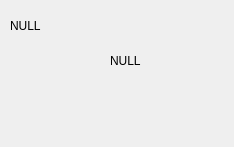
<?xml version="1.0" encoding="UTF-8"?>
<ui version="4.0">
 <class>SingleSheetShow</class>
 <widget class="QWidget" name="SingleSheetShow">
  <property name="geometry">
   <rect>
    <x>0</x>
    <y>0</y>
    <width>234</width>
    <height>147</height>
   </rect>
  </property>
  <property name="windowTitle">
   <string>Form</string>
  </property>
  <widget class="QLabel" name="label_image">
   <property name="geometry">
    <rect>
     <x>10</x>
     <y>53</y>
     <width>81</width>
     <height>81</height>
    </rect>
   </property>
   <property name="text">
    <string/>
   </property>
  </widget>
  <widget class="QLabel" name="label_songSheetName">
   <property name="geometry">
    <rect>
     <x>10</x>
     <y>10</y>
     <width>211</width>
     <height>31</height>
    </rect>
   </property>
   <property name="text">
    <string>NULL</string>
   </property>
  </widget>
  <widget class="QLabel" name="label_creator">
   <property name="geometry">
    <rect>
     <x>110</x>
     <y>50</y>
     <width>111</width>
     <height>21</height>
    </rect>
   </property>
   <property name="text">
    <string>NULL</string>
   </property>
  </widget>
  <widget class="QLabel" name="label_songsCount">
   <property name="geometry">
    <rect>
     <x>131</x>
     <y>80</y>
     <width>31</width>
     <height>21</height>
    </rect>
   </property>
   <property name="text">
    <string>&lt;html&gt;&lt;head/&gt;&lt;body&gt;&lt;p&gt;&lt;img src=&quot;:/new/prefix1/image/songsCount.png&quot;/&gt;&lt;/p&gt;&lt;/body&gt;&lt;/html&gt;</string>
   </property>
  </widget>
  <widget class="QLabel" name="label_playCount">
   <property name="geometry">
    <rect>
     <x>131</x>
     <y>110</y>
     <width>91</width>
     <height>21</height>
    </rect>
   </property>
   <property name="text">
    <string>&lt;html&gt;&lt;head/&gt;&lt;body&gt;&lt;p&gt;&lt;img src=&quot;:/new/prefix1/image/playCounts.png&quot;/&gt;&lt;/p&gt;&lt;/body&gt;&lt;/html&gt;</string>
   </property>
  </widget>
  <widget class="QLabel" name="label_playCountImage">
   <property name="geometry">
    <rect>
     <x>110</x>
     <y>110</y>
     <width>21</width>
     <height>21</height>
    </rect>
   </property>
   <property name="text">
    <string/>
   </property>
  </widget>
  <widget class="QLabel" name="label_songsCountImage">
   <property name="geometry">
    <rect>
     <x>110</x>
     <y>80</y>
     <width>21</width>
     <height>21</height>
    </rect>
   </property>
   <property name="text">
    <string/>
   </property>
  </widget>
 </widget>
 <resources/>
 <connections/>
</ui>
